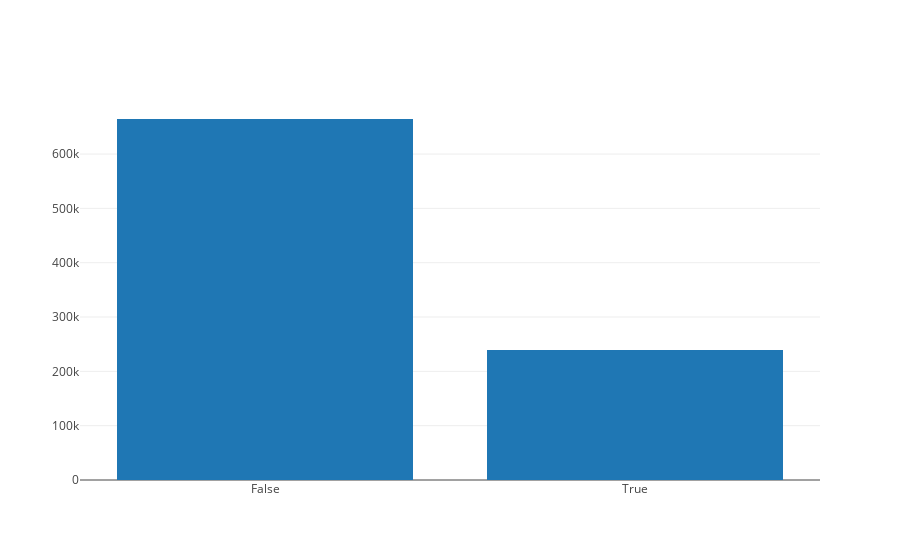

Here is the notebook cell this chart was saved with:
### Markdown cell above
Modified from original plot can be used

### Code cell
temp = train_df['device.isMobile'].value_counts()
chart = go.Bar(x = ["False","True"], y = temp.values)
py.iplot([chart])

### Figure 1 — Plotly figure (JSON) as saved in the notebook; plotly's stock layout.template omitted (floating-point values rounded to 4 significant figures)
{"data": [{"type": "bar", "uid": "5b9af42e-e715-11e8-8f53-8c859051acaa", "x": ["False", "True"], "y": [664530, 239123]}], "layout": {}}
